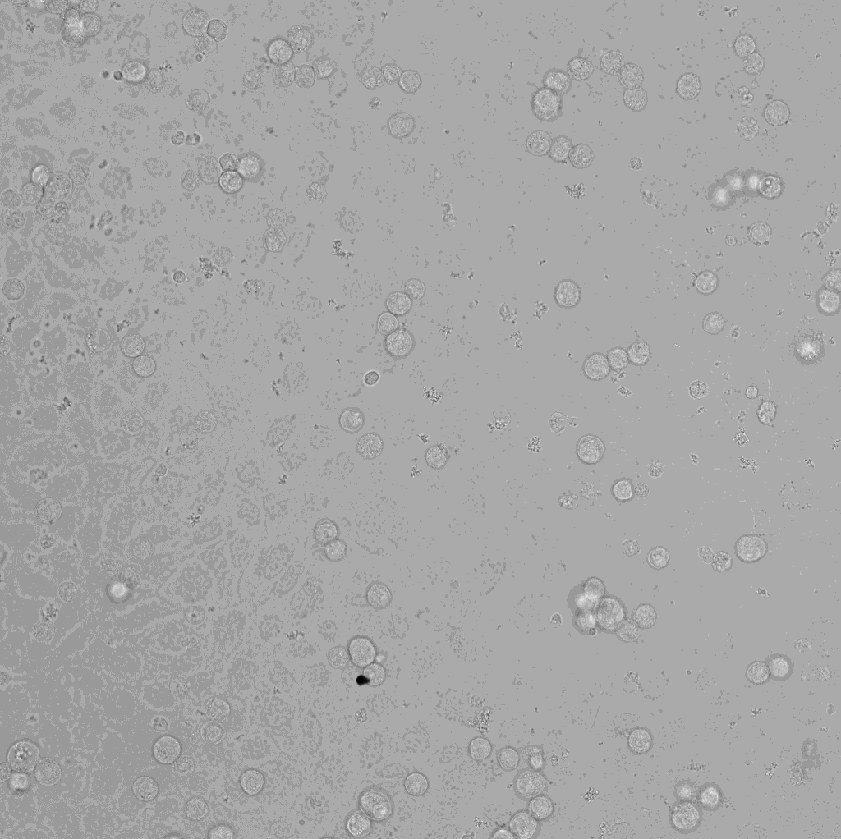
#> input picture fig3/round2/runs_rejected/claude_code_python_box1_cancer_r3_attempt1/subject_folder/image.tif, 841 x 839 px, shrunk from 1024 x 1022 before the run, found by its file name
$ python proto2.py
#> lines starting #> are read from the running program, lines starting #| are printed output that depends on the picture; after the words box and inside, x2 and y2 are one past the last pixel; in counts of white or black regions, pixels touching at a corner belong together
import tifffile,numpy as np,warnings;warnings.filterwarnings('ignore')
from scipy import ndimage as ndi
from skimage import measure,morphology,segmentation,io
a=tifffile.imread('/home/user/sessions/s002/image.tif').astype(np.float32)
#> a: shape (839, 841) float32; min 151, max 4009, mean 2615.1
f=a-ndi.gaussian_filter(a,50)
g=ndi.gaussian_filter(f,1)
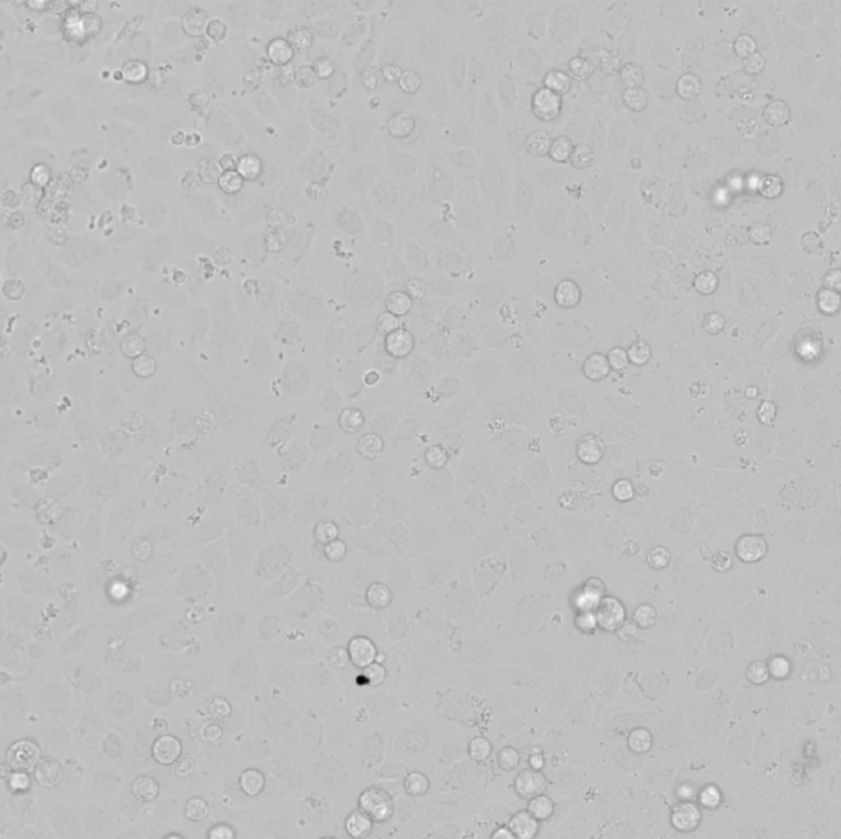
#> g: shape (839, 841) float32; min -2401.4, max 803.9, mean 0; drawn with min black and max white
m=ndi.uniform_filter(g,7); sd=np.sqrt(np.maximum(ndi.uniform_filter(g*g,7)-m*m,0))
mask=sd>90
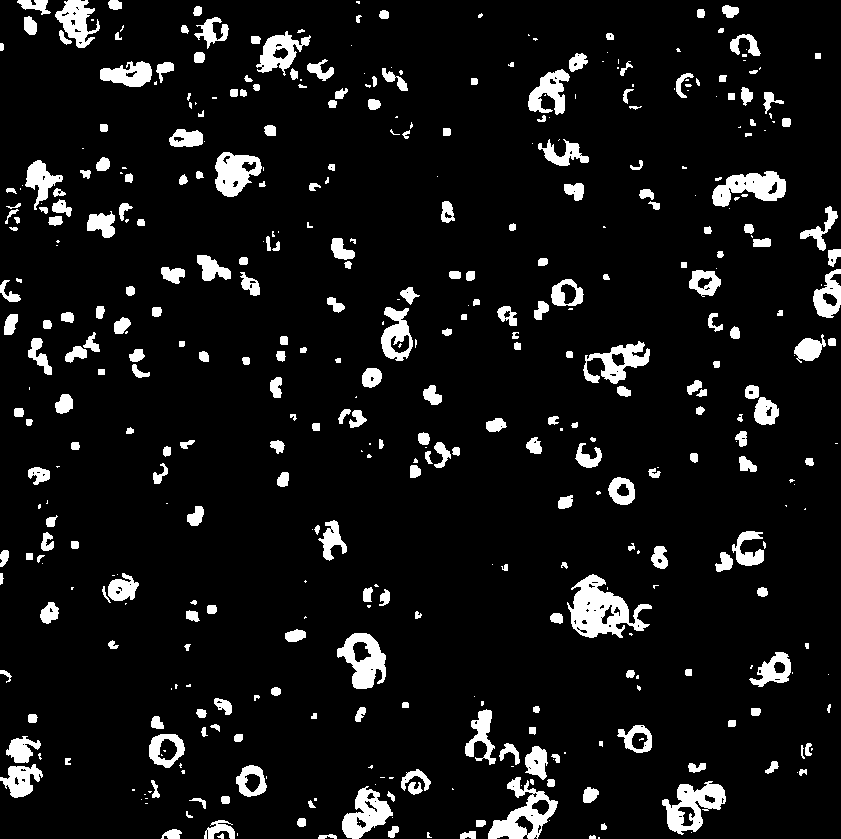
#> mask: shape (839, 841) bool; 8.1% white; 448 white regions (154 under 20 px), largest, box (x1, y1, x2, y2) and area: (567, 574, 652, 638) 2612, (488, 777, 558, 839) 1734, (662, 781, 726, 835) 1661
mask=morphology.binary_closing(mask,morphology.disk(3))
#> mask: shape (839, 841) bool; 9% white; 307 white regions (69 under 20 px), largest, box (x1, y1, x2, y2) and area: (465, 701, 560, 839) 3763, (567, 574, 652, 638) 3012, (662, 781, 726, 835) 1929
mask=ndi.binary_fill_holes(mask)
#> mask: shape (839, 841) bool; 9.5% white; 307 white regions (69 under 20 px), largest, box (x1, y1, x2, y2) and area: (465, 701, 560, 839) 4242, (567, 574, 652, 638) 3070, (662, 781, 726, 835) 2005
mask=morphology.binary_opening(mask,morphology.disk(6))
#> mask: shape (839, 841) bool; 6% white; 68 white regions, largest, box (x1, y1, x2, y2) and area: (569, 574, 639, 638) 2807, (488, 784, 557, 839) 1990, (667, 782, 726, 834) 1886
dist=ndi.gaussian_filter(ndi.distance_transform_edt(mask),1)
mk=measure.label(morphology.h_maxima(dist,1.5))
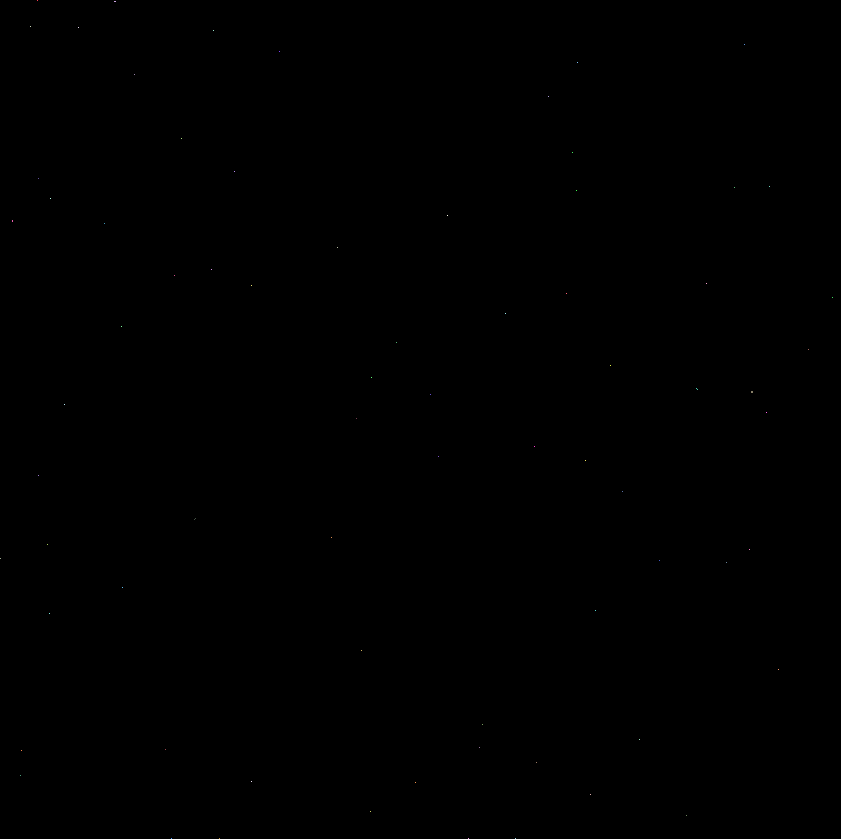
#> mk: shape (839, 841) int64; 74 distinct labels, from 0 to 73; one colour per label, 0 black
lab=segmentation.watershed(-dist,mk,mask=mask)
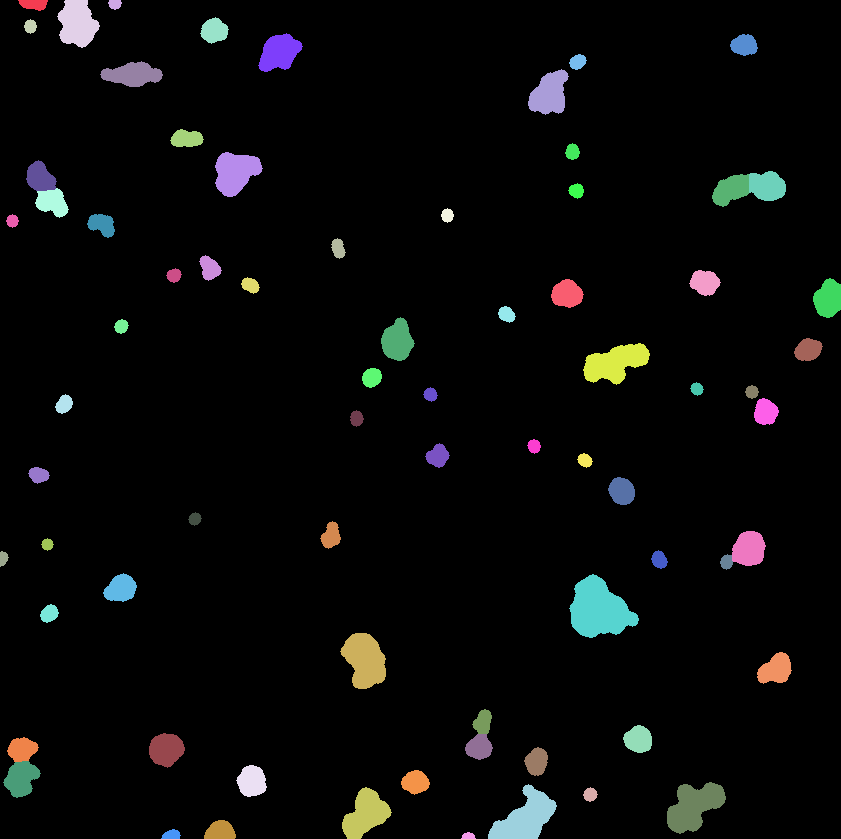
#> lab: shape (839, 841) int64; 74 distinct labels, from 0 to 73; one colour per label, 0 black
out=np.zeros_like(lab);n=0
for r in measure.regionprops(lab):
    if r.area<300 or r.solidity<0.85: continue
    n+=1;out[lab==r.label]=n
#> this loop made 73 passes
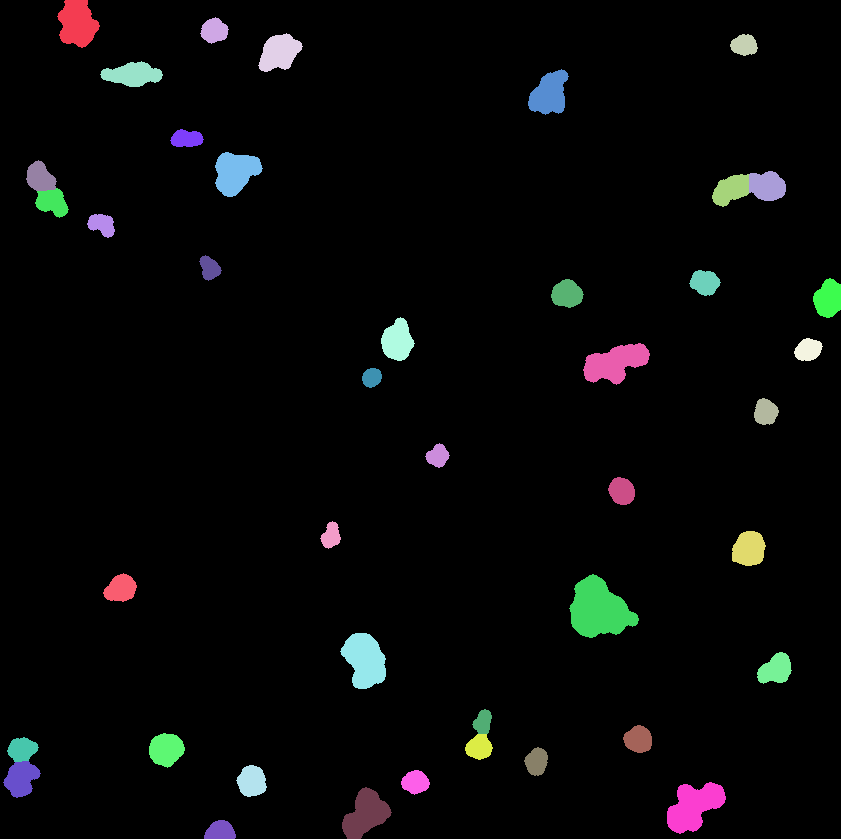
#> out: shape (839, 841) int64; 43 distinct labels, from 0 to 42; one colour per label, 0 black
#> after the loop, n = 42
print(n,sorted(int(r.area) for r in measure.regionprops(out)))
#> (printed output is left out)
im=(a-a.min())/(a.max()-a.min());b=segmentation.find_boundaries(out)
#> after `b = segmentation.find_boundaries(out)`: b: shape (839, 841) bool; 1.1% white in thin lines or dots
rgb=np.dstack([im]*3);rgb[b]=[1,0,0];io.imsave('ov2.png',(rgb*255).astype(np.uint8))
#> after `rgb[b] = [1, 0, 0]`:
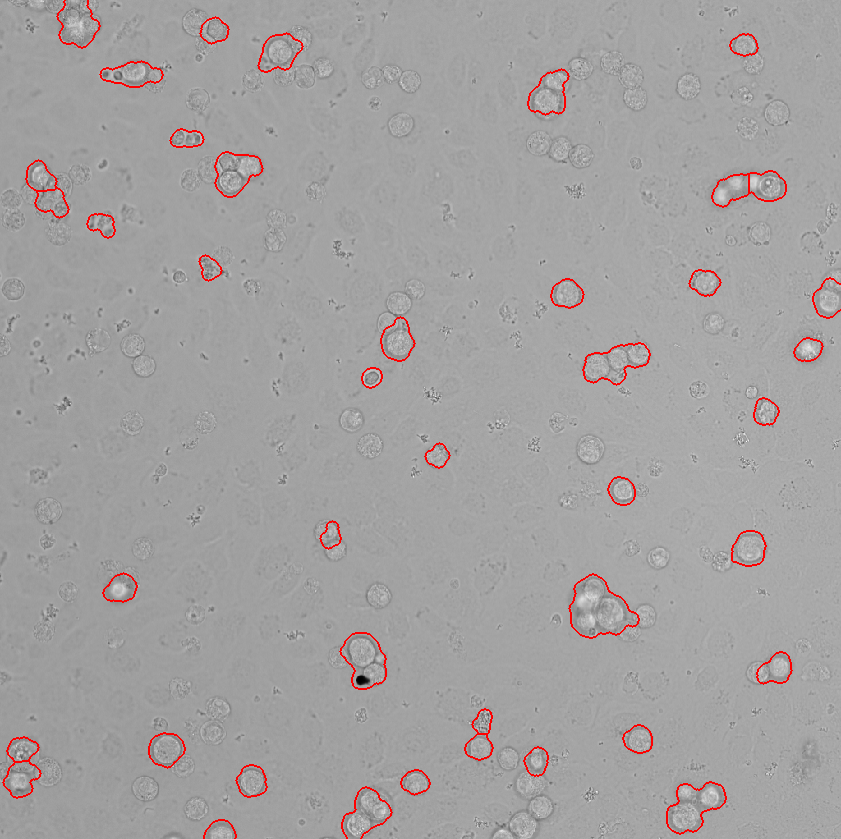
#> rgb: shape (839, 841, 3) float32; mean of channels 0, 1, 2 0.643, 0.632, 0.632; drawn as R, G, B
